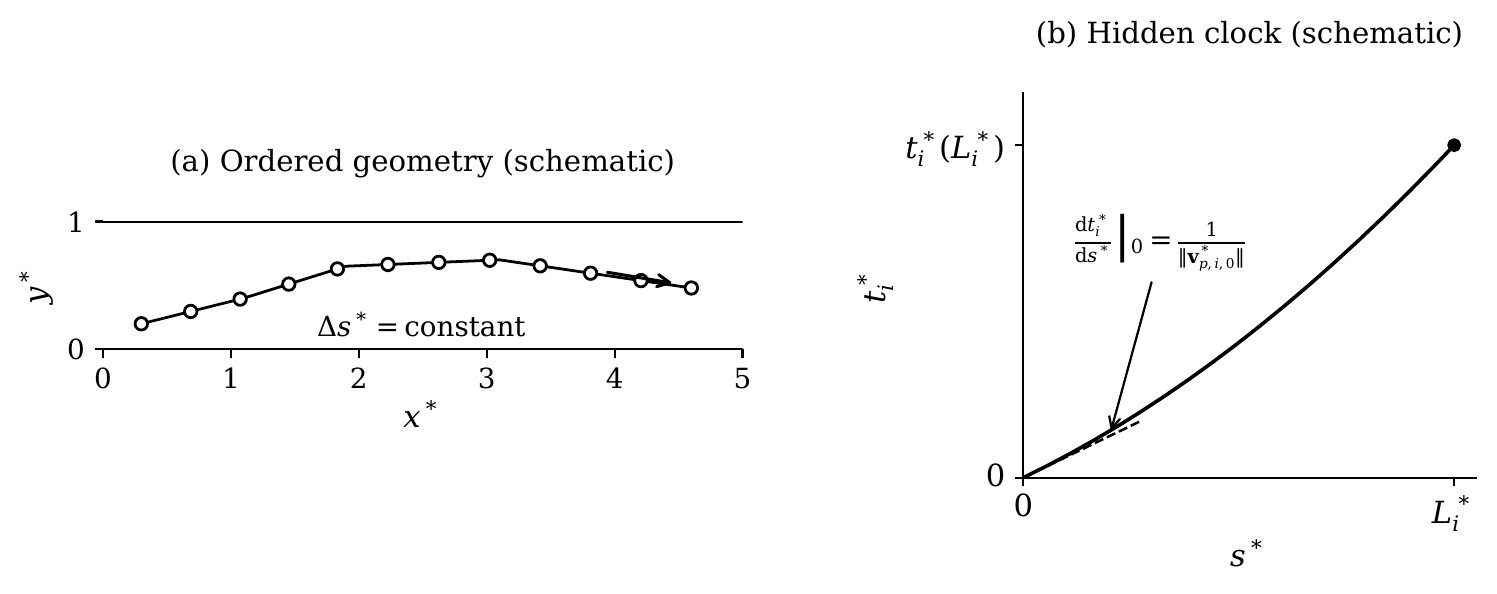

This figure's Python source:
"""Equal arc-length sampling and an illustrative positive hidden clock.

Run: MPLCONFIGDIR=/tmp/mpl-cache python figs/inverse-geometry-clock.py
Source: inverse_fromtrajectory_to_FlowReconstruction, revision d5e9b5a.
Clock plotting coordinates are symbolic; no measured or recovered times are used.
"""
from pathlib import Path

import matplotlib

matplotlib.use("Agg")
import matplotlib.pyplot as plt
import numpy as np


def main():
    plt.rcParams.update({"font.family": "DejaVu Serif", "font.size": 11,
                         "mathtext.fontset": "dejavuserif", "pdf.fonttype": 42})
    vertices = np.array([[0.3, 0.2], [1.1, 0.4], [1.9, 0.65], [3.1, 0.7], [4.6, 0.48]])
    arc = np.r_[0, np.cumsum(np.linalg.norm(np.diff(vertices, axis=0), axis=1))]
    uniform = np.linspace(0, arc[-1], 12)
    points = np.column_stack([np.interp(uniform, arc, vertices[:, j]) for j in (0, 1)])
    fig = plt.figure(figsize=(7.8, 3.1))
    geometry = fig.add_axes([0.07, 0.23, 0.41, 0.62])
    for y in (0, 1):
        geometry.plot([0, 5], [y, y], "k-", lw=1.2)
    geometry.plot(*vertices.T, color="black", lw=1.0)
    geometry.plot(*points.T, "o", mfc="white", mec="black", ms=4.5)
    geometry.set(xlim=(0, 5), ylim=(0, 1), aspect="equal",
                  xlabel=r"$x^*$", ylabel=r"$y^*$")
    geometry.set_xticks([0, 1, 2, 3, 4, 5]); geometry.set_yticks([0, 1])
    geometry.tick_params(length=3, labelsize=10)
    geometry.set_title("(a) Ordered geometry (schematic)", fontsize=10.5, pad=18)
    for spine in geometry.spines.values():
        spine.set_visible(False)
    geometry.annotate("", xy=vertices[-1]-[0.10, -0.03], xytext=vertices[-1]-[0.7, -0.13],
                       arrowprops={"arrowstyle": "->", "lw": 1.1})
    geometry.text(2.5, 0.1, r"$\Delta s^*=\mathrm{constant}$", ha="center", fontsize=10)

    clock = fig.add_axes([0.66, 0.23, 0.29, 0.62])
    s = np.linspace(0, 1, 201)
    t = s + 0.6*s*s
    assert np.all(np.diff(t) > 0) and t[0] == 0
    clock.plot(s, t, "k-", lw=1.3)
    clock.plot(s[:55], s[:55], "k--", lw=0.9)
    clock.plot([1], [t[-1]], "ko", ms=4)
    clock.set(xlim=(0, 1.05), ylim=(0, 1.85), xlabel=r"$s^*$", ylabel=r"$t_i^*$")
    clock.set_xticks([0, 1], [r"$0$", r"$L_i^*$"])
    clock.set_yticks([0, t[-1]], [r"$0$", r"$t_i^*(L_i^*)$"])
    clock.set_title("(b) Hidden clock (schematic)", fontsize=10.5, pad=18)
    clock.spines[["top", "right"]].set_visible(False)
    clock.annotate(r"$\left.\frac{\mathrm{d}t_i^*}{\mathrm{d}s^*}\right|_0=\frac{1}{\|\mathbf{v}_{p,i,0}^*\|}$",
                    xy=(0.20, 0.20), xytext=(0.12, 1.1), fontsize=10,
                    arrowprops={"arrowstyle": "->", "lw": 0.8})
    clock.tick_params(length=3)
    fig.canvas.draw()
    origin, dx, dy = geometry.transData.transform([[0, 0], [1, 0], [0, 1]])
    assert np.isclose(np.linalg.norm(dx-origin), np.linalg.norm(dy-origin))
    assert np.allclose(np.diff(uniform), uniform[1])
    fig.savefig(Path(__file__).with_suffix(".pdf"), bbox_inches="tight",
                metadata={"Title": "Ordered arc-length samples and symbolic monotone clock",
                          "CreationDate": None, "ModDate": None})
    plt.close(fig)


if __name__ == "__main__":
    main()
